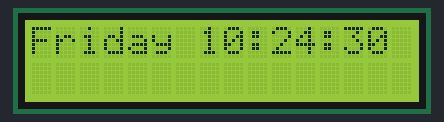
Recording of a sketch running on a simulated Arduino Uno, built with avr-gcc and run on an emulated ATmega328P. Parts: 16×2 character LCD. The local clock reads 2024-03-15 10:24:30 at power-on unless the sketch sets it; what the sketch prints to the serial monitor is not drawn.

Above: at 0.1 s.
At 4.2 s:
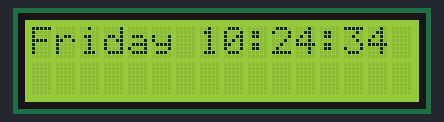
At 9.3 s:
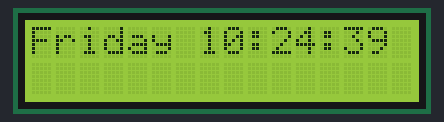
At 19.5 s:
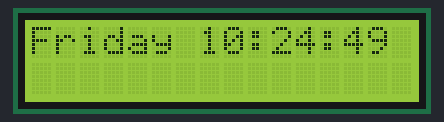
At 28.7 s:
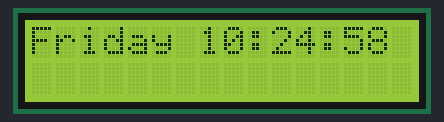
At 38.9 s:
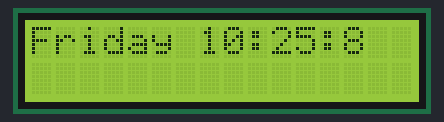

Measured:
- what the display in image 1 shows lasts 1.0 s, from 4.2 s to 5.2 s

The sketch:

05_02_05.ino
```cpp
// Date and time functions using a DS1307 RTC connected via I2C and Wire lib
#include "RTClib.h"
#include <LCD_I2C.h>
RTC_DS1307 rtc;
LCD_I2C lcd(0x27, 16, 2); // Default address of most PCF8574 modules, change according
char daysOfTheWeek[7][12] = {"Sunday", "Monday", "Tuesday", "Wednesday", "Thursday", "Friday", "Saturday"};

void setup () {
  Serial.begin(57600);
  lcd.begin(); // If you are using more I2C devices using the Wire library use lcd.begin(false)
                 // this stop the library(LCD_I2C) from calling Wire.begin()
    lcd.backlight();
#ifndef ESP8266
  while (!Serial); // wait for serial port to connect. Needed for native USB
#endif

  if (! rtc.begin()) {
    Serial.println("Couldn't find RTC");
    Serial.flush();
    while (1) delay(10);
  }

  if (! rtc.isrunning()) {
    Serial.println("RTC is NOT running, let's set the time!");
    // When time needs to be set on a new device, or after a power loss, the
    // following line sets the RTC to the date & time this sketch was compiled
    rtc.adjust(DateTime(F(__DATE__), F(__TIME__)));
    // This line sets the RTC with an explicit date & time, for example to set
    // January 21, 2014 at 3am you would call:
     rtc.adjust(DateTime(2024, 1, 5, 14, 59, 0));
  }

  // When time needs to be re-set on a previously configured device, the
  // following line sets the RTC to the date & time this sketch was compiled
  // rtc.adjust(DateTime(F(__DATE__), F(__TIME__)));
  // This line sets the RTC with an explicit date & time, for example to set
  // January 21, 2014 at 3am you would call:
  // rtc.adjust(DateTime(2014, 1, 21, 3, 0, 0));

}

void loop () {
    DateTime now = rtc.now();

    Serial.print(daysOfTheWeek[now.dayOfTheWeek()]);
Serial.print(" ");
Serial.print(now.hour(), DEC);
Serial.print(':');
Serial.print(now.minute(), DEC);
Serial.print(':');
Serial.println(now.second(), DEC);

    lcd.print(daysOfTheWeek[now.dayOfTheWeek()]);
     lcd.print(" ");
    lcd.print(now.hour(), DEC);
    lcd.print(':');
    lcd.print(now.minute(), DEC);
    lcd.print(':');
    lcd.print(now.second(), DEC);
    // lcd.println();

    // Serial.print(" since midnight 1/1/1970 = ");
    // Serial.print(now.unixtime());
    // Serial.print("s = ");
    // Serial.print(now.unixtime() / 86400L);
    // Serial.println("d");

    // calculate a date which is 7 days, 12 hours, 30 minutes, and 6 seconds into the future
    // DateTime future (now + TimeSpan(7,12,30,6));

    // lcd.print(" now + 7d + 12h + 30m + 6s: ");
    // lcd.print(future.year(), DEC);
    // lcd.print('/');
    // lcd.print(future.month(), DEC);
    // lcd.print('/');
    // lcd.print(future.day(), DEC);
    // lcd.print(' ');
    // lcd.print(future.hour(), DEC);
    // lcd.print(':');
    // lcd.print(future.minute(), DEC);
    // lcd.print(':');
    // lcd.print(future.second(), DEC);
    // lcd.println();

    Serial.println();
    delay(1000);
    lcd.clear();
}
```
